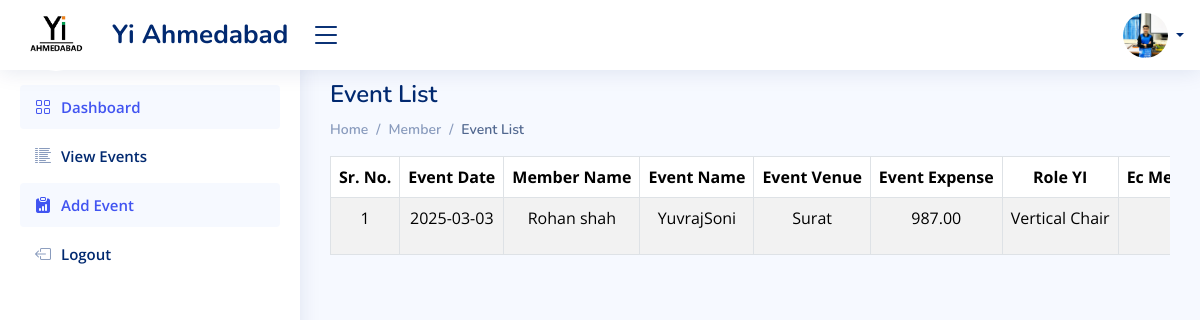
Page /member/event-list (signed in) on the earlier database version.
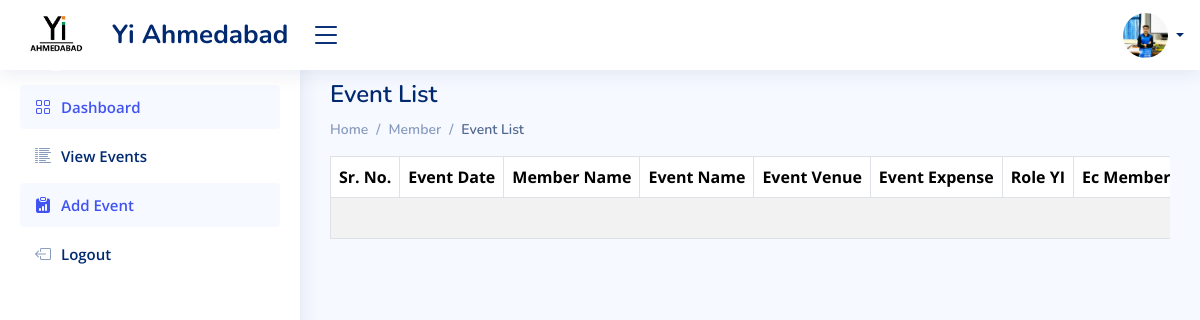
Same page on the later database version.
### manager_app/models.py (models this page shows)
class Event_Data(models.Model):
    user = models.ForeignKey(LoginSide, on_delete=models.SET_NULL, null=True,db_index=True)
    your_name = models.CharField(max_length=50)
    event_name = models.CharField(max_length=200,blank=True)
    event_venue = models.CharField(max_length=200,blank=True)
    event_expense = models.BigIntegerField(blank=True,default=0)
    date = models.CharField(max_length=200)
    role_yi = models.CharField(max_length=200)
    project_vertical = models.CharField(max_length=200)
    project_stakeholder = models.CharField(max_length=200)
    yi_pillar = models.CharField(max_length=200)
    social_link = models.URLField(max_length=300)
    which_SIG = models.CharField(max_length=200,blank=True,null=True)
    event_handle = models.CharField(max_length=200,blank=True,null=True)
    total_impact = models.BigIntegerField(blank=True,default=1)
    school = models.CharField(max_length=200,blank=True,null=True)
    collage = models.CharField(max_length=200,blank=True,null=True)
    associate_partner = models.CharField(max_length=200,null=True,blank=True)

### manager_app/views.py (the view)
# urls.py: path('event-list',event_list,name='event-list'),
@login_required(login_url='index')
def event_list(request):
    user = request.user
    all_event = Event_Data.objects.filter(user=user)
    context = {
        'user': user,
        'k1': all_event
    }
    return render(request, 'manager/event_list.html', context)

### manager_app/templates/manager/event_list.html (shortened to what this page needs)
{% load static %}
<!DOCTYPE html>
<html lang="en">
<head>
    <link href="{% static 'assets/vendor/bootstrap/css/bootstrap.min.css' %}" rel="stylesheet">
    <link href="{% static 'assets/vendor/bootstrap-icons/bootstrap-icons.css' %}" rel="stylesheet">
    <link href="{% static 'css/manager_dashboard.css' %}" rel="stylesheet">
    <link href="{% static 'assets/css/style.css' %}" rel="stylesheet">
    <link href="{% static 'assets/css/footer.css' %}" rel="stylesheet">
    <link href="{% static 'css/inputfiled.css' %}" rel="stylesheet">
</head>
<body>
    {% include 'components/header.html' %}
    {% include 'components/side_navbar.html' %}
    <main id="main" class="main">
        <div class="pagetitle">
            <h1>Event List</h1></div>
            <nav>
                <ol class="breadcrumb">
                    <li class="breadcrumb-item"><a href="{% url 'manager-dashboard' %}">Home</a></li>
                    <li class="breadcrumb-item">Member</li>
                    <li class="breadcrumb-item active">Event List</li>
                </ol>
            </nav>
        <div class="table-responsive">
            <table class="table table-striped table-bordered" width="100%">
                <thead>
                    <tr class="text-nowrap text-center">
                        <th>Sr. No.</th>
                        <th>Event Date</th>
                        <th>Member Name</th>
                        <th>Event Name</th>
                        <th>Event Venue</th>
                        <th>Event Expense</th>
                        <th>Role YI</th>
                        <th>Ec Members Name</th>
                    </tr>
                </thead>
                <tbody>
                    {% if k1 %}
                        {% for i in k1 %}
                            <tr class="text-nowrap text-center">
                                <td>{{ forloop.counter }}</td>
                                <td>{{ i.date }}</td>
                                <td>{{ i.your_name }}</td>
                                <td>{{ i.event_name }}</td>
                                <td>{{ i.event_venue }}</td>
                                <td>{{ i.event_expense|floatformat:2 }}</td>
                                <td>{{ i.role_yi }}</td>
                                <td>{{ i.event_handle }}<br></td>
                            </tr>
                        {% endfor %}
                    {% else %}
                        <tr>
                            <td colspan="17" class="text-center">No events available</td>
                        </tr>
                    {% endif %}
                </tbody>
            </table>
        </div>
    </main>
</body>
</html>

Differences in the rows shown:
removed Event_Data: date "2025-03-03", your_name "Rohan shah", event_name "YuvrajSoni", event_venue "Surat", event_expense "987.00", role_yi "Vertical Chair"
